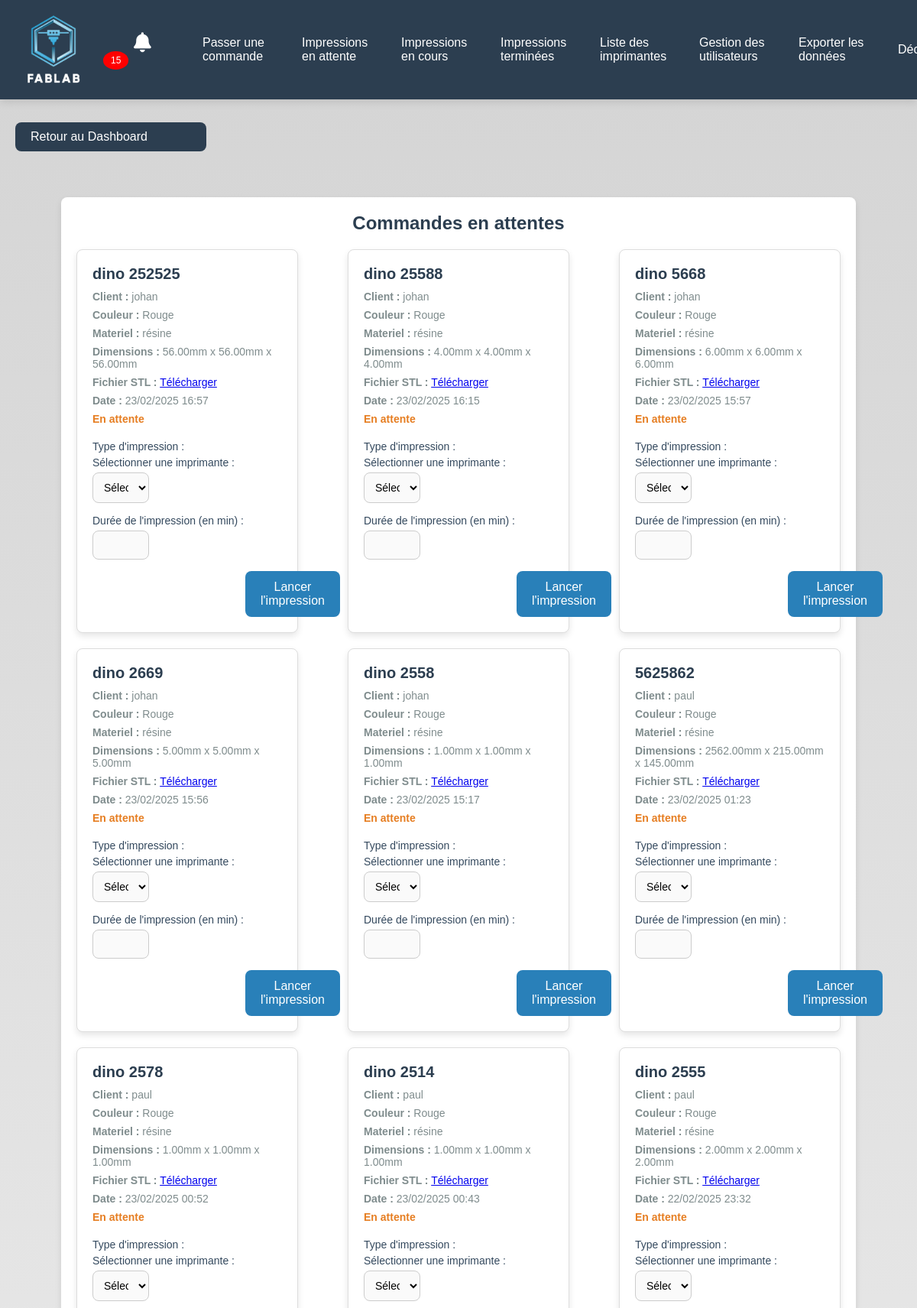
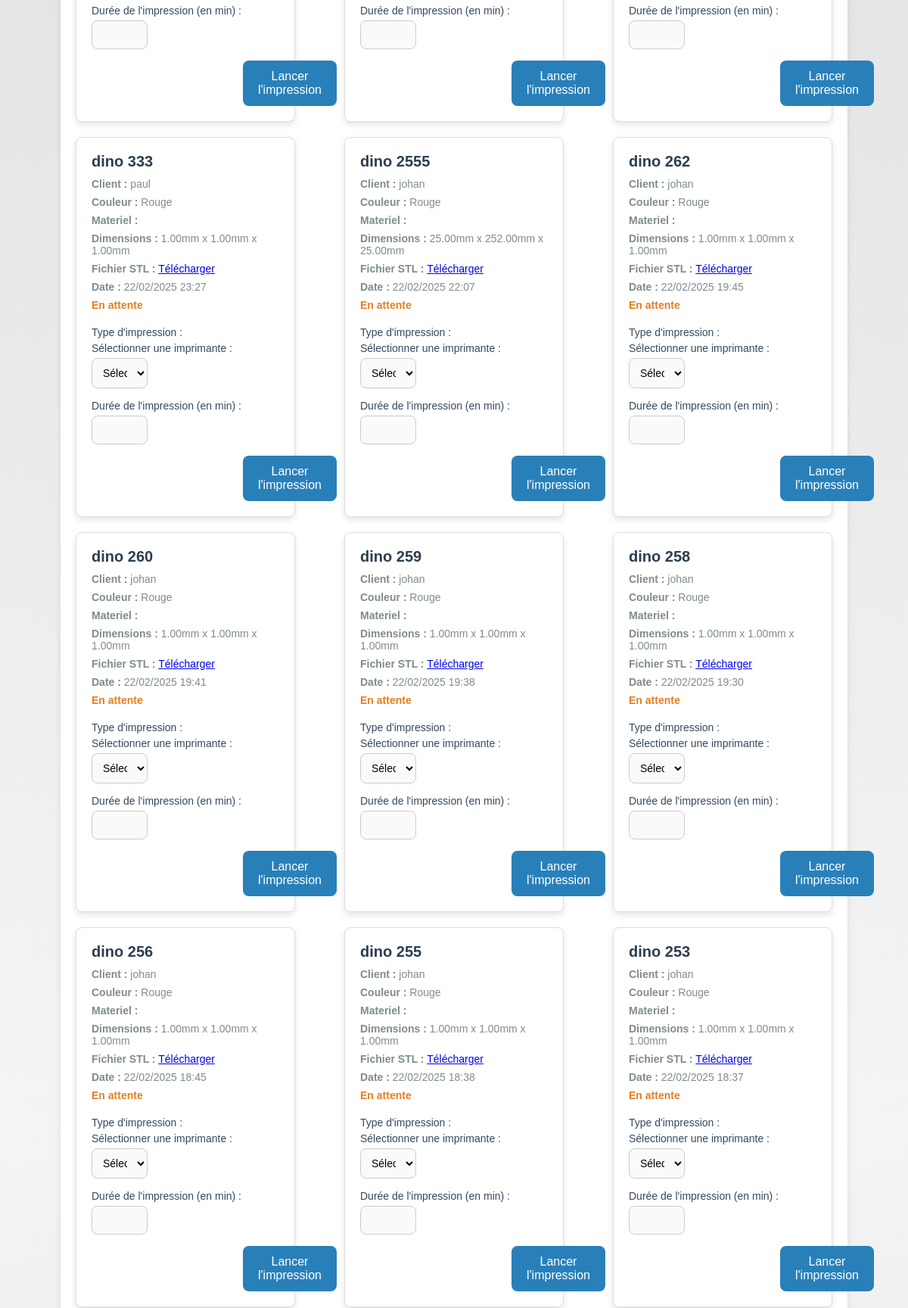
The page /backend/views/attentes.php (signed in, upper part) on the database its author committed (2 pictures, top to bottom).
### tables this page shows
CREATE TABLE IF NOT EXISTS `commandes` (
  `id` int NOT NULL AUTO_INCREMENT,
  `utilisateur_id` int NOT NULL,
  `nom_commande` varchar(100) NOT NULL,
  `couleur` varchar(50) NOT NULL,
  `hauteur` decimal(6,2) NOT NULL,
  `longueur` decimal(6,2) NOT NULL,
  `largeur` decimal(6,2) NOT NULL,
  `fichier_stl` varchar(255) NOT NULL,
  `statut` enum('en attente','en cours','terminé') DEFAULT 'en attente',
  `date_creation` timestamp NULL DEFAULT CURRENT_TIMESTAMP,
  `imprimante_id` int DEFAULT NULL,
  `duree` int DEFAULT NULL,
  `heure_debut` timestamp NULL DEFAULT NULL,
  `notification_envoyee` tinyint(1) DEFAULT '0',
  `type_impression` varchar(20) NOT NULL,
  PRIMARY KEY (`id`),
  KEY `utilisateur_id` (`utilisateur_id`),
  KEY `imprimante_id` (`imprimante_id`)
);

CREATE TABLE IF NOT EXISTS `users` (
  `id` int NOT NULL AUTO_INCREMENT,
  `fullname` varchar(100) NOT NULL,
  `email` varchar(100) NOT NULL,
  `phone` varchar(20) NOT NULL,
  `password` varchar(255) NOT NULL,
  `role` enum('admin','user') DEFAULT 'user',
  `created_at` timestamp NULL DEFAULT CURRENT_TIMESTAMP,
  PRIMARY KEY (`id`),
  UNIQUE KEY `email` (`email`)
);

### backend/views/attentes.php (the view, shortened to what this page needs)
<!DOCTYPE html>
<html lang="fr">
<head>
    <link rel="stylesheet" href="/public/assets/css/header.css">
    <link rel="stylesheet" href="/public/assets/css/attentes.css">
    <link rel="stylesheet" href="/public/assets/css/footer.css">
</head>
<body>
<?php include '../../backend/includes/header.php'; ?>
<a href="/backend/views/dashboard-admin.php" class="back-btn">Retour au Dashboard</a>
    <div class="container">
        <div id="attente">
            <h2 class="titre">Commandes en attentes</h2>
            <div class="order-list1">
                <?php
                $stmt = $pdo->query("
                    SELECT commandes.*, users.fullname
                    FROM commandes
                    JOIN users ON commandes.utilisateur_id = users.id
                    WHERE commandes.statut = 'en attente'
                    ORDER BY commandes.date_creation DESC
                ");
                while ($row = $stmt->fetch()) {
                    $date_formatee = date("d/m/Y H:i", strtotime($row['date_creation']));
                    echo "<div class='order-card1'>
                            <div class='order-info1'>
                                <h3>{$row['nom_commande']}</h3>
                                <p><strong>Client :</strong> {$row['fullname']}</p>
                                <p><strong>Couleur :</strong> {$row['couleur']}</p>
                                <p><strong>Materiel :</strong> {$row['type_impression']}</p>
                                <p><strong>Dimensions :</strong> {$row['hauteur']}mm x {$row['longueur']}mm x {$row['largeur']}mm</p>
                                <p><strong>Fichier STL :</strong> <a href='/public/uploads/{$row['fichier_stl']}' download>Télécharger</a></p>
                                <p><strong>Date :</strong> {$date_formatee}</p>
                                <p class='status waiting'>En attente</p>
                                <form method='POST' action='../controllers/start_printing.php'>
                                    <input type='hidden' name='commande_id' value='{$row['id']}'>
                                    <label for='type_impression'>Type d'impression :</label>
                                    <input type='hidden' name='type_impression' value='{$row['type_impression']}'>
                                    <label for='imprimante'>Sélectionner une imprimante :</label>
                                    <select name='imprimante_id' id='imprimante_id_{$row['id']}' required>
                                        <option value=''>Sélectionner...</option>
                                    </select>
                                    <label for='duree'>Durée de l'impression (en min) :</label>
                                    <input type='number' name='duree' min='1' required>
                                    <button type='submit'>Lancer l'impression</button>
                                </form>
                            </div>
                        </div>";
                }
                ?>
            </div>
        </div>
    </div>
<?php include '../../backend/includes/footer.php'; ?>
</body>
</html>

### public/assets/css/attentes.css (style rules this page uses)
body { font-family: 'Arial', sans-serif; background-color: #f7f7f7; margin: 0; padding: 0; }
.container { width: 80%; margin: 20px auto; }
#attente { background-color: white; border-radius: 8px; padding: 20px; margin-right: 60px; margin-bottom: 60px; margin-left: 60px; box-shadow: 0 4px 8px rgba(0, 0, 0, 0.1); }
h2.titre { color: #2c3e50; font-size: 24px; margin-bottom: 20px; text-align: center; }
.order-list1 { display: flex; flex-wrap: wrap; gap: 20px; justify-content: space-between; }
.order-card1 { background-color: #fff; border: 1px solid #ddd; border-radius: 8px; padding: 20px; width: 29%; box-shadow: 0 4px 8px rgba(0, 0, 0, 0.1); transition: transform 0.3s ease-in-out; }
.order-info1 h3 { font-size: 20px; color: #2c3e50; margin-bottom: 10px; }
.order-info1 p { font-size: 14px; margin-bottom: 8px; color: #7f8c8d; }
.status.waiting { color: #e67e22; font-weight: bold; }
form { margin-top: 20px; }
form label { display: block; margin-bottom: 5px; font-size: 14px; color: #34495e; }
form select, form input { padding: 10px; font-size: 14px; border-radius: 8px; border: 1px solid #ccc; width: 30%; margin-bottom: 15px; background-color: #fafafa; }
form button { background-color: #2980b9; color: white; padding: 12px 20px; border: none; border-radius: 8px; cursor: pointer; font-size: 16px; transition: background-color 0.3s; margin-left: 200px; }
.back-btn { display: inline-block; margin-bottom: 20px; background-color: #2c3e50; color: white; margin-top: 30px; margin-left: 20px; padding: 10px 20px; border-radius: 8px; text-decoration: none; font-size: 16px; transition: background-color 0.3s; width: 250px; }

### public/assets/css/footer.css (style rules this page uses)
html, body { height: 100%; margin: 0; padding: 0; display: flex; flex-direction: column; }
.container { flex: 1; display: flex; flex-direction: column; }

### public/assets/css/index.css (style rules this page uses)
* { margin: 0; padding: 0; box-sizing: border-box; }
html, body { width: 100%; font-family: Arial, sans-serif; background: linear-gradient(to bottom, #d4d4d4, #f4f4f4, #c4c4c4); overflow-x: hidden; }
.container { display: flex; flex-direction: column; width: 100%; height: auto; padding: 20px; }

### rows shown on the page
commandes: nom_commande "dino 252525", users.fullname "johan", couleur "Rouge", type_impression "résine", hauteur "56.00", longueur "56.00", largeur "56.00", date_creation "23/02/2025 16:57", imprimante_id "Sélectionner..."
commandes: nom_commande "dino 25588", users.fullname "johan", couleur "Rouge", type_impression "résine", hauteur "4.00", longueur "4.00", largeur "4.00", date_creation "23/02/2025 16:15", imprimante_id "Sélectionner..."
commandes: nom_commande "dino 5668", users.fullname "johan", couleur "Rouge", type_impression "résine", hauteur "6.00", longueur "6.00", largeur "6.00", date_creation "23/02/2025 15:57", imprimante_id "Sélectionner..."
commandes: nom_commande "dino 2669", users.fullname "johan", couleur "Rouge", type_impression "résine", hauteur "5.00", longueur "5.00", largeur "5.00", date_creation "23/02/2025 15:56", imprimante_id "Sélectionner..."
commandes: nom_commande "dino 2558", users.fullname "johan", couleur "Rouge", type_impression "résine", hauteur "1.00", longueur "1.00", largeur "1.00", date_creation "23/02/2025 15:17", imprimante_id "Sélectionner..."
commandes: nom_commande "5625862", users.fullname "paul", couleur "Rouge", type_impression "résine", hauteur "2562.00", longueur "215.00", largeur "145.00", date_creation "23/02/2025 01:23", imprimante_id "Sélectionner..."
commandes: nom_commande "dino 2578", users.fullname "paul", couleur "Rouge", type_impression "résine", hauteur "1.00", longueur "1.00", largeur "1.00", date_creation "23/02/2025 00:52", imprimante_id "Sélectionner..."
commandes: nom_commande "dino 2514", users.fullname "paul", couleur "Rouge", type_impression "résine", hauteur "1.00", longueur "1.00", largeur "1.00", date_creation "23/02/2025 00:43", imprimante_id "Sélectionner..."
commandes: nom_commande "dino 2555", users.fullname "paul", couleur "Rouge", type_impression "résine", hauteur "2.00", longueur "2.00", largeur "2.00", date_creation "22/02/2025 23:32", imprimante_id "Sélectionner..."
commandes: nom_commande "dino 333", users.fullname "paul", couleur "Rouge", hauteur "1.00", longueur "1.00", largeur "1.00", date_creation "22/02/2025 23:27", imprimante_id "Sélectionner..."
commandes: nom_commande "dino 2555", users.fullname "johan", couleur "Rouge", hauteur "25.00", longueur "252.00", largeur "25.00", date_creation "22/02/2025 22:07", imprimante_id "Sélectionner..."
commandes: nom_commande "dino 262", users.fullname "johan", couleur "Rouge", hauteur "1.00", longueur "1.00", largeur "1.00", date_creation "22/02/2025 19:45", imprimante_id "Sélectionner..."
commandes: nom_commande "dino 260", users.fullname "johan", couleur "Rouge", hauteur "1.00", longueur "1.00", largeur "1.00", date_creation "22/02/2025 19:41", imprimante_id "Sélectionner..."
commandes: nom_commande "dino 259", users.fullname "johan", couleur "Rouge", hauteur "1.00", longueur "1.00", largeur "1.00", date_creation "22/02/2025 19:38", imprimante_id "Sélectionner..."
commandes: nom_commande "dino 258", users.fullname "johan", couleur "Rouge", hauteur "1.00", longueur "1.00", largeur "1.00", date_creation "22/02/2025 19:30", imprimante_id "Sélectionner..."
commandes: nom_commande "dino 256", users.fullname "johan", couleur "Rouge", hauteur "1.00", longueur "1.00", largeur "1.00", date_creation "22/02/2025 18:45", imprimante_id "Sélectionner..."
commandes: nom_commande "dino 255", users.fullname "johan", couleur "Rouge", hauteur "1.00", longueur "1.00", largeur "1.00", date_creation "22/02/2025 18:38", imprimante_id "Sélectionner..."
commandes: nom_commande "dino 253", users.fullname "johan", couleur "Rouge", hauteur "1.00", longueur "1.00", largeur "1.00", date_creation "22/02/2025 18:37", imprimante_id "Sélectionner..."

### other values the page prints
$unreadCount "15"
